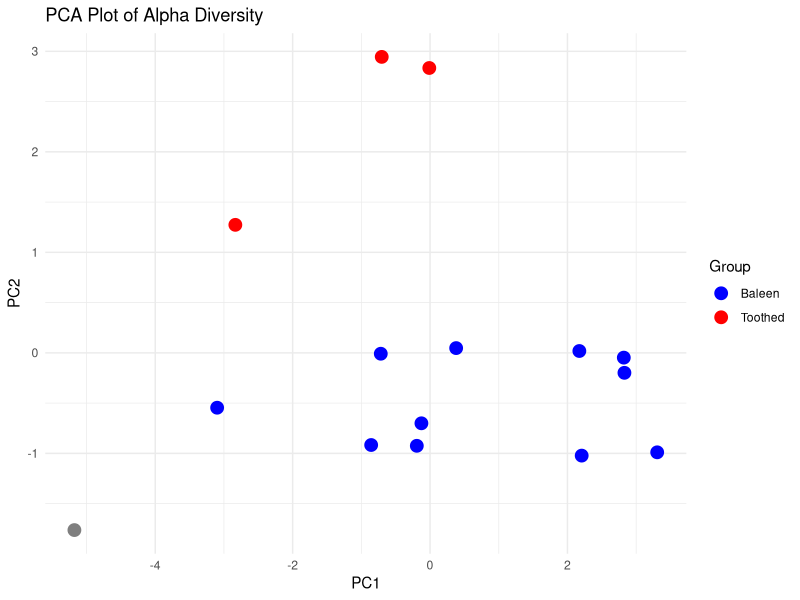

Reproduce this figure in R.
# Load necessary libraries
library(readr)
library(dplyr)
library(ggplot2)

# Step 1: Read the alpha diversity data from alpha-div.tsv
alpha_div <- read.delim("alpha-div.tsv", sep = "\t", header = TRUE)

# Step 2: Prepare data for PCA
# Identify the column that contains sample IDs (adjust if different)
sample_id_col <- "group"  # Assuming the 'group' column contains sample IDs
alpha_div_data <- alpha_div %>% select(where(is.numeric))

# Step 2.1: Remove constant columns
alpha_div_data <- alpha_div_data %>% select(where(~ n_distinct(.) > 1))

# Step 2.2: Add classification column
alpha_div <- alpha_div %>%
  mutate(Group = case_when(
    grepl("^Bph", group) ~ "Baleen",
    grepl("^Bmu", group) ~ "Baleen",
    grepl("^Pma", group) ~ "Toothed",
    TRUE ~ "Unknown"  # Adjust as necessary
  ))

# Step 3: Perform PCA
pca_result <- prcomp(alpha_div_data, center = TRUE, scale. = TRUE)

# Step 4: Interpret PCA results
summary(pca_result)

# Step 5: Extract PCA scores and sample IDs
pca_scores <- as.data.frame(pca_result$x)
pca_scores$SampleID <- alpha_div[[sample_id_col]]

# Step 5.1: Merge PCA scores with classification data
pca_scores <- pca_scores %>% 
  left_join(select(alpha_div, group, Group), by = c("SampleID" = "group"))

# Step 6: Plot PCA results using ggplot2
ggplot(pca_scores, aes(x = PC1, y = PC2, color = Group)) +
  geom_point(size = 4) +
  theme_minimal() +
  labs(x = "PC1", y = "PC2", title = "PCA Plot of Alpha Diversity") +
  theme(legend.position = "right") +
  scale_color_manual(values = c("Baleen" = "blue", "Toothed" = "red"))

